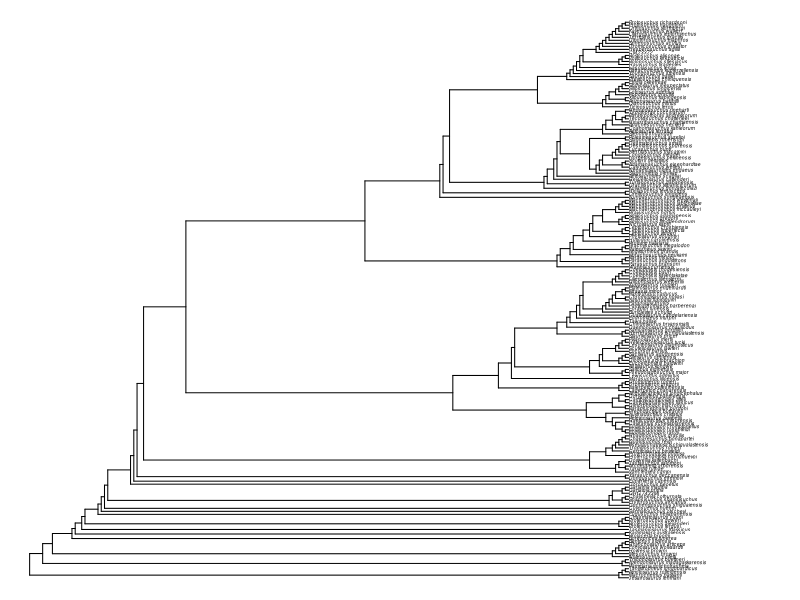
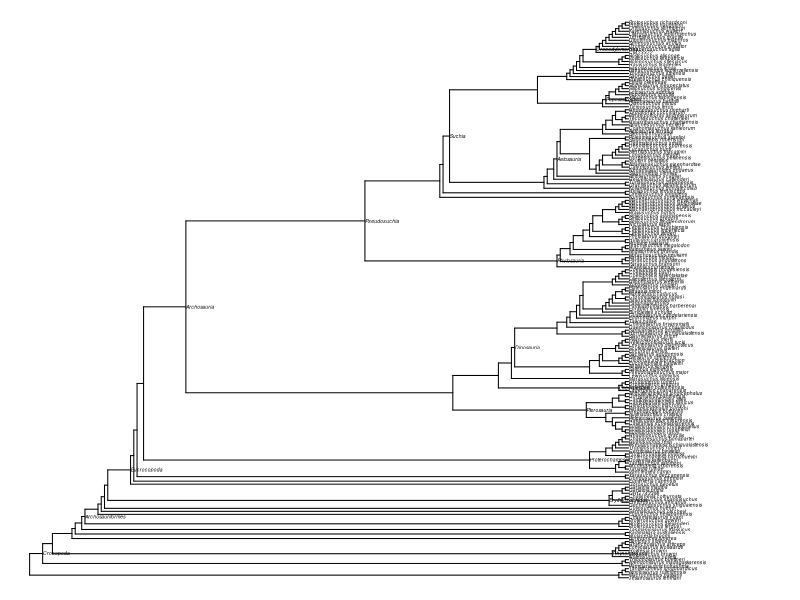
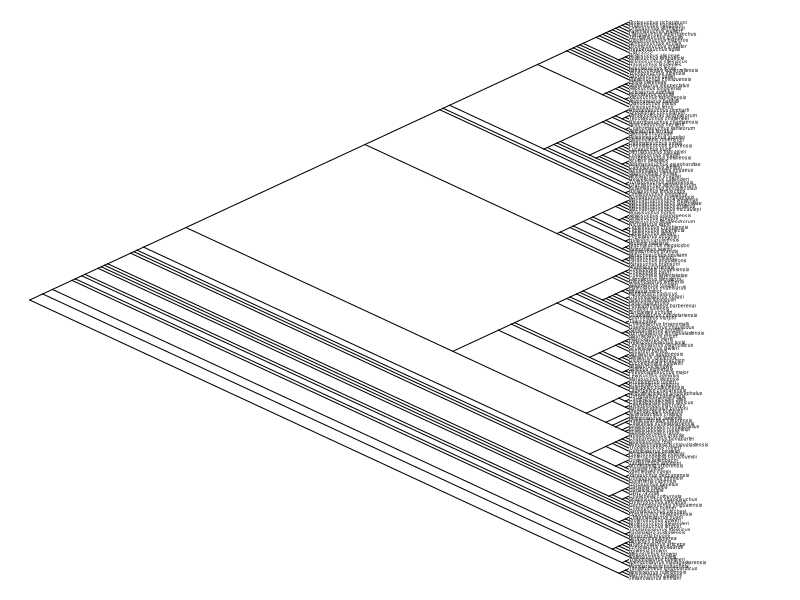
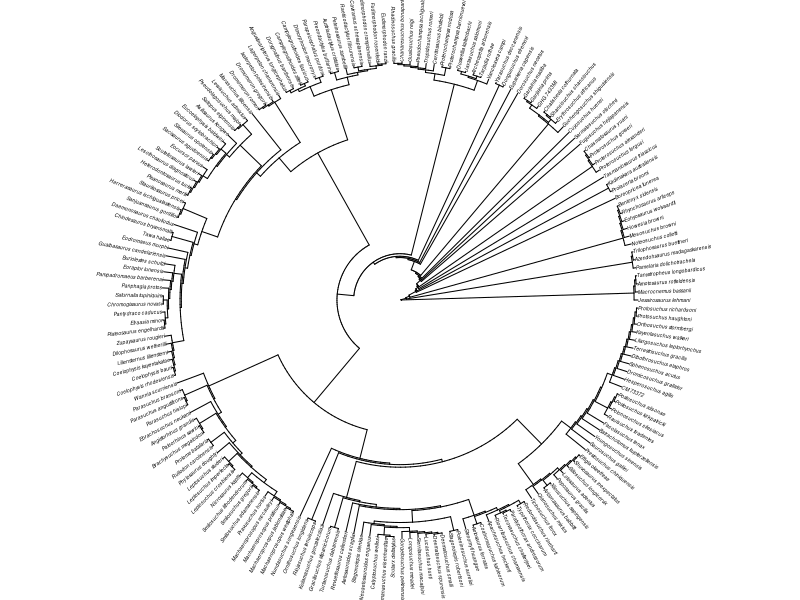
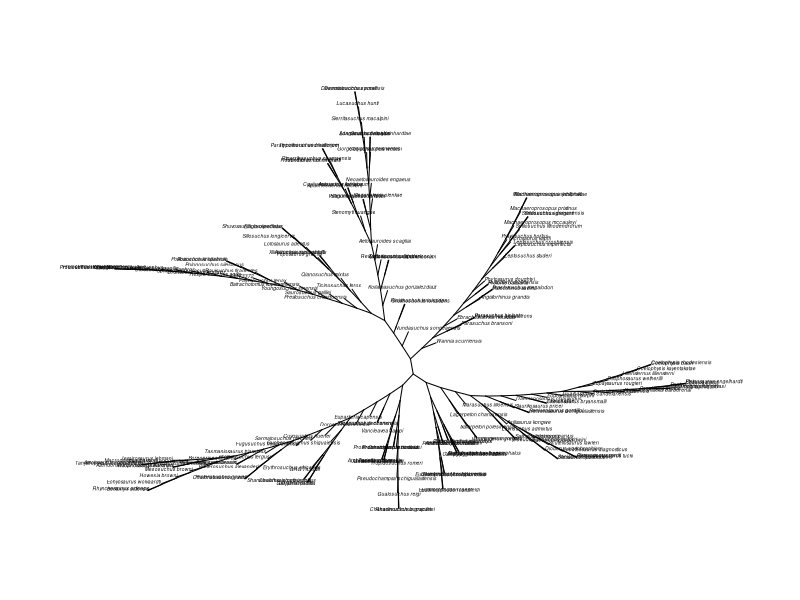
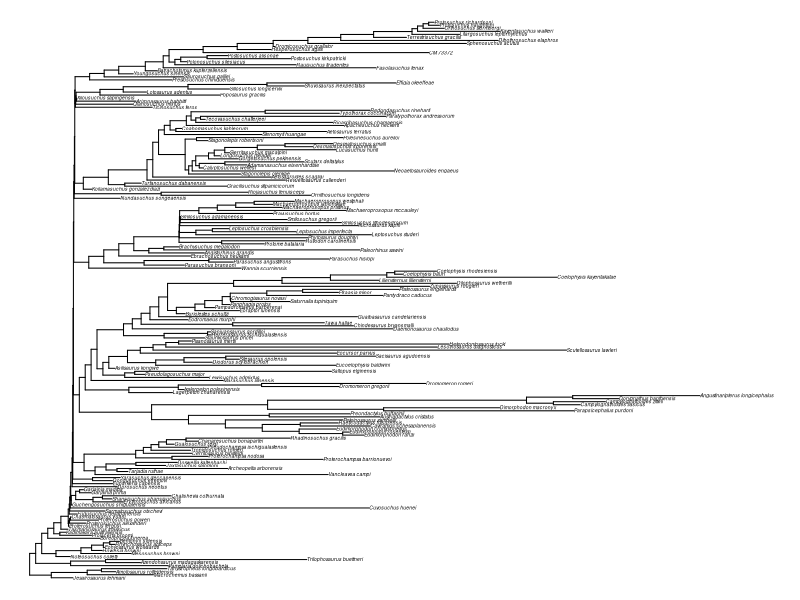
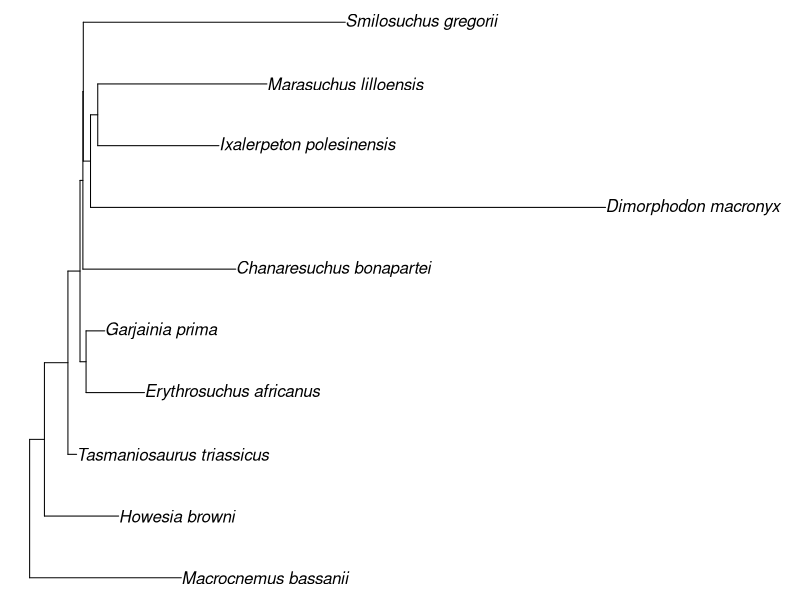

These figures' R source, in order:
#Bethany Allen     29th Nov 2021
#Code to carry out basic wrangling of phylogenies

#ape is the package that carries out most basic phylogenetic functions
install.packages("ape")
library(ape)

#The phylogenies are taken from my paper on Triassic-Jurassic archosaurs (Allen et al. 2018)

#First read in the cladogram, the branches on this tree are arbitrary
tree <- read.tree("R code/Allen et al 2018 A.txt")

#You can see the OTUs in the phylogeny by calling the tip labels
tree$tip.label

#Here are a few different ways to plot phylogenies

#Plot as a phylogram (you can see that the branch lengths are arbitrary here)
plot(tree, type = "phylogram", no.margin = T, cex = 0.3)

#This phylogeny has node labels, which you can also include
plot(tree, type = "phylogram", show.node.label = T, no.margin = T, cex = 0.3)

#Plot as a cladogram
plot(tree, type = "cladogram", no.margin = T, cex = 0.3)

#Plot as a fan
plot(tree, type = "fan", no.margin = T, cex = 0.3)

#Plot as an unrooted tree
plot(tree, type = "unrooted", no.margin = T, cex = 0.3)


#Now read in an example timescaled tree
timetree <- read.tree("R code/Allen et al 2018 A scaled.txt")

#If you plot the phylogram you can see the branch lengths here
plot(timetree, type = "phylogram", no.margin = T, cex = 0.3)


#Pruning tips from a tree is easy, you just need a list of the tips you want to keep, e.g.
some_archosaurs <- c("Macrocnemus_bassanii", "Howesia_browni", "Tasmaniosaurus_triassicus",
                     "Erythrosuchus_africanus", "Garjainia_prima", "Chanaresuchus_bonapartei",
                     "Dimorphodon_macronyx", "Ixalerpeton_polesinensis", "Marasuchus_lilloensis",
                     "Smilosuchus_gregorii")

#Identify excess tips in the tree and drop them
archosaur_locs <- match(timetree$tip.label, some_archosaurs)
no_match <- timetree$tip.label[which(is.na(archosaur_locs))]
smaller_tree <- drop.tip(timetree, no_match)

#Plot this smaller tree
plot(smaller_tree, type = "phylogram", no.margin = T)


#Save new pruned tree
write.tree(smaller_tree, "R code/Pruned_tree.txt")

#I would recommend doing further manipulation for figures using Figtree
